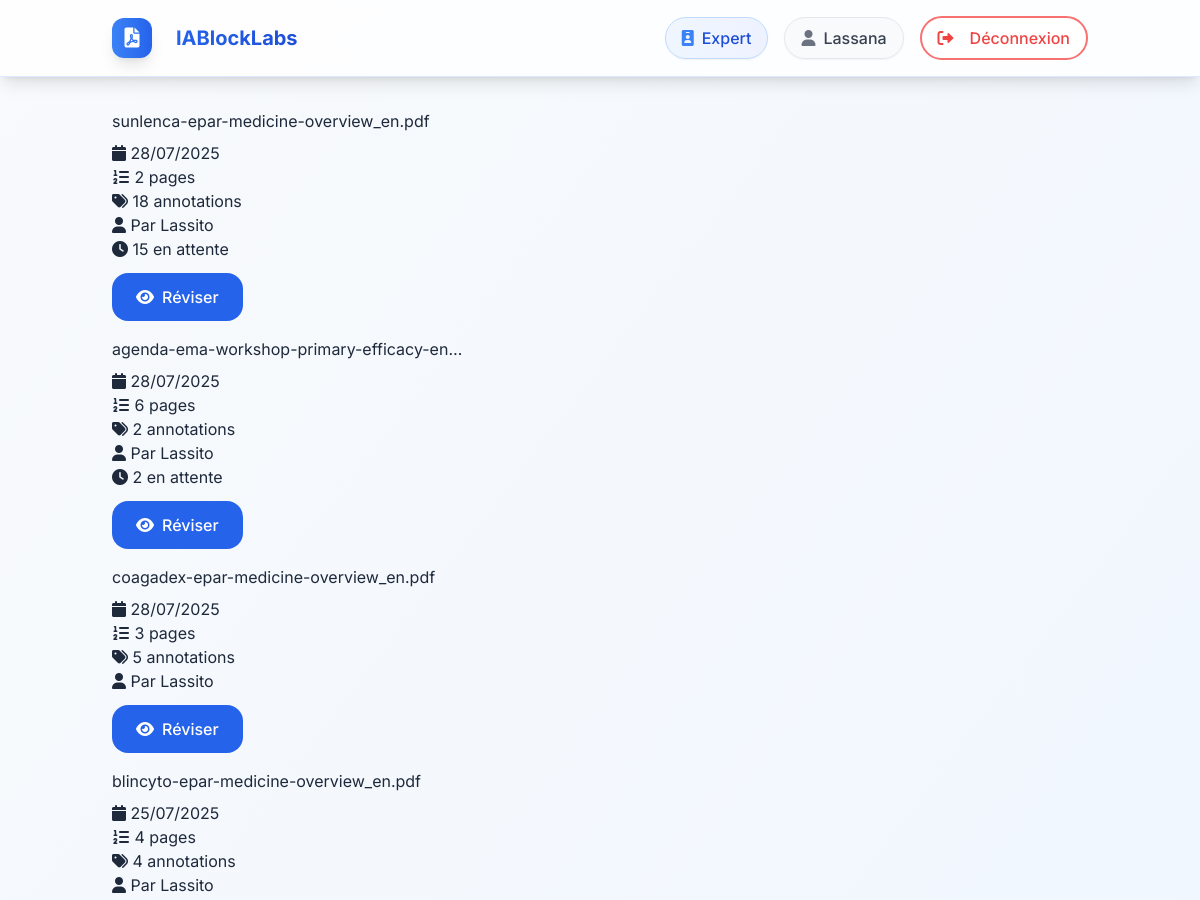
Page /expert/documents/ (signed in, upper part) on the earlier database version.
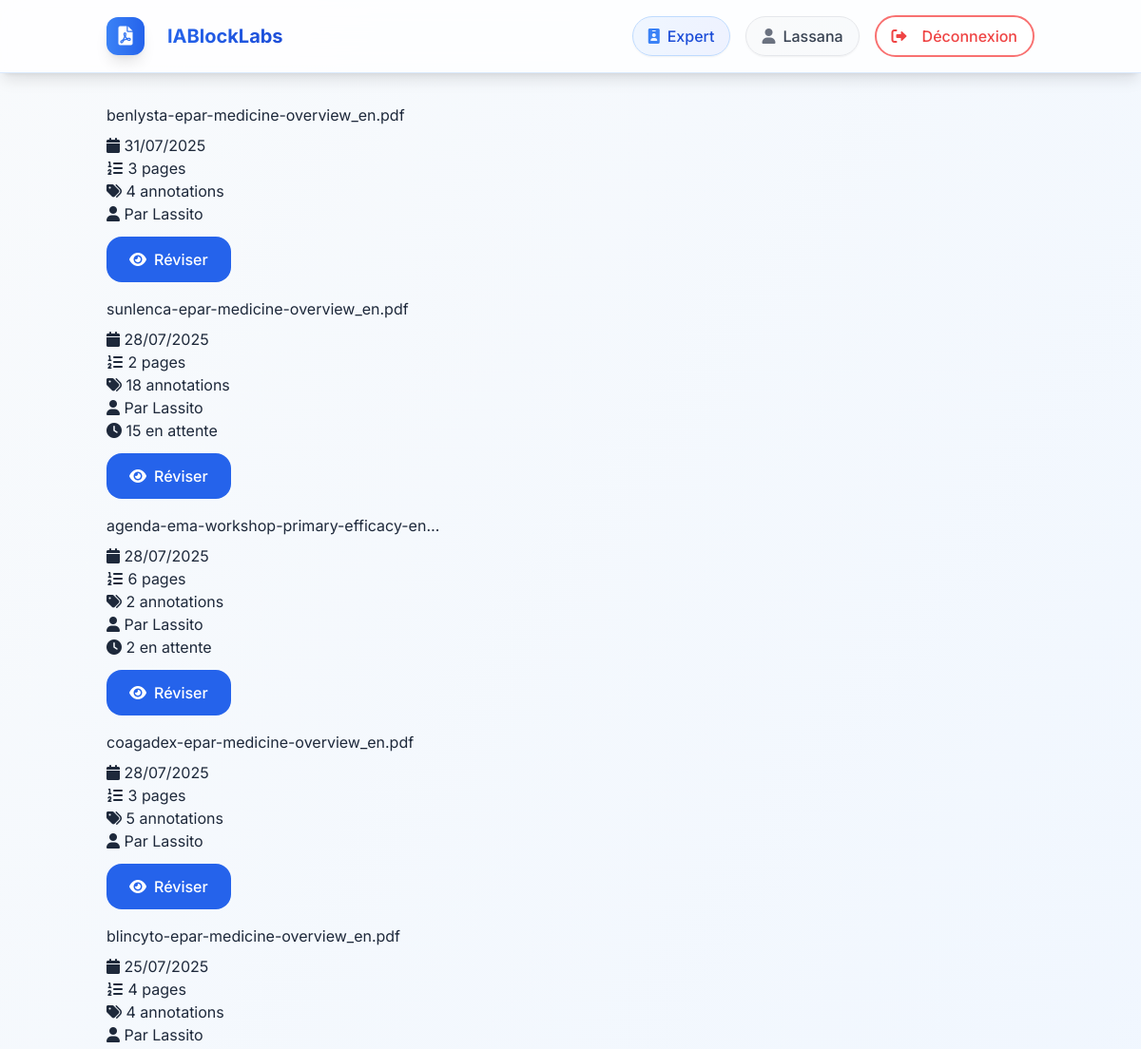
Same page on the later database version.
### rawdocs/models.py (models this page shows, shortened)
class RawDocument(models.Model):
    url = models.URLField(help_text="URL d'origine du PDF", blank=True)
    file = models.FileField(upload_to=pdf_upload_to, help_text="Fichier PDF téléchargé")
    created_at = models.DateTimeField(auto_now_add=True)
    owner = models.ForeignKey(
        settings.AUTH_USER_MODEL,
        on_delete=models.CASCADE,
        related_name='raw_documents',
        null=True, blank=True,
        help_text="Utilisateur qui a téléchargé ce document"
    )
    is_validated = models.BooleanField(default=False, help_text="Document validé par un métadonneur")
    validated_at = models.DateTimeField(null=True, blank=True)
    is_ready_for_expert = models.BooleanField(default=False, help_text="Document prêt pour révision expert")
    expert_ready_at = models.DateTimeField(null=True, blank=True,
                                           help_text="Date à laquelle le document est devenu prêt pour l'expert")
    total_pages = models.IntegerField(default=0, help_text="Nombre total de pages")
    pages_extracted = models.BooleanField(default=False, help_text="Pages extraites individuellement")
    title = models.TextField(blank=True, help_text="Titre du document")
    doc_type = models.CharField("Type", max_length=100, blank=True, help_text="Type du document (guide, rapport…)")
    publication_date = models.CharField(max_length=100, blank=True, help_text="Date de publication")
    version = models.CharField(max_length=50, blank=True, help_text="Version extraite")
    source = models.CharField(max_length=255, blank=True, help_text="Organisation émettrice (EMA, FDA…)")
    context = models.TextField(blank=True, help_text="Contexte extrait (2 phrases max)")
    country = models.CharField(max_length=100, blank=True, help_text="Pays détecté (GPE ou TLD)")
    language = models.CharField(max_length=10, blank=True, help_text="Langue détectée (fr, en…)")
    url_source = models.URLField(blank=True, help_text="URL d'origine pour référence")

### expert/views.py (the view)
# urls.py: path('documents/', views.DocumentReviewListView.as_view(), name='document_list'),
@method_decorator(expert_required, name='dispatch')
class DocumentReviewListView(LoginRequiredMixin, TemplateView):
    template_name = 'expert/document_list.html'
    def get_context_data(self, **kwargs):
        context = super().get_context_data(**kwargs)
        documents = RawDocument.objects.filter(
            is_ready_for_expert=True
        ).select_related('owner').prefetch_related('pages__annotations').annotate(
            annotation_count=Count('pages__annotations'),
        ).order_by('-expert_ready_at')
        for doc in documents:
            doc.annotator = doc.owner  # Add annotator field for template consistency
            doc.pending_annotations = doc.pages.aggregate(
                total=Count('annotations', filter=models.Q(annotations__validation_status='pending'))
            )['total'] or 0
            doc.validated_annotations = doc.pages.aggregate(
                total=Count('annotations', filter=models.Q(annotations__validation_status='validated'))
            )['total'] or 0
        paginator = Paginator(documents, 12)
        page_number = self.request.GET.get('page')
        page_obj = paginator.get_page(page_number)
        context['page_obj'] = page_obj
        return context

### expert/views.py (called while the page is built)
def is_expert(user):
    return user.groups.filter(name="Expert").exists()

def expert_required(view_func):
    return user_passes_test(is_expert, login_url='rawdocs:login')(view_func)

### rawdocs/templatetags/rawdocs_extras.py (called while the page is built)
@register.filter
def basename(value):
    return os.path.basename(value)

### templates/expert/document_list.html (shortened to what this page needs)
{% extends 'base.html' %}
{% load rawdocs_extras %}
{% block content %}
<div class="row">
    {% if page_obj %}
        {% for document in page_obj %}
            <div class="col-md-6 col-lg-4 mb-4">
                <div class="stat-card h-100">
                    <h6 class="mb-2">{{ document.file.name|basename|truncatechars:40 }}</h6>
                    <div class="text-muted small mb-3">
                        <div><i class="fas fa-calendar"></i> {{ document.expert_ready_at|date:"d/m/Y" }}</div>
                        <div><i class="fas fa-list-ol"></i> {{ document.total_pages }} pages</div>
                        <div><i class="fas fa-tags"></i> {{ document.annotation_count }} annotations</div>
                        <div><i class="fas fa-user"></i> Par {{ document.annotator.username|default:"Non défini" }}</div>
                        {% if document.pending_annotations > 0 %}
                            <div><i class="fas fa-clock"></i> {{ document.pending_annotations }} en attente</div>
                        {% endif %}
                    </div>
                    <div class="d-grid">
                        <a href="{% url 'expert:review_document' document.id %}" class="btn btn-primary">
                            <i class="fas fa-eye"></i> Réviser
                        </a>
                    </div>
                </div>
            </div>
        {% endfor %}
    {% endif %}
</div>
{% endblock %}

Differences in the rows shown:
now on this page (row edited): RawDocument: file.name|basename "benlysta-epar-medicine-overview_en.pdf", expert_ready_at "31/07/2025", total_pages "3", annotation_count "4", annotator.username "Lassito"
